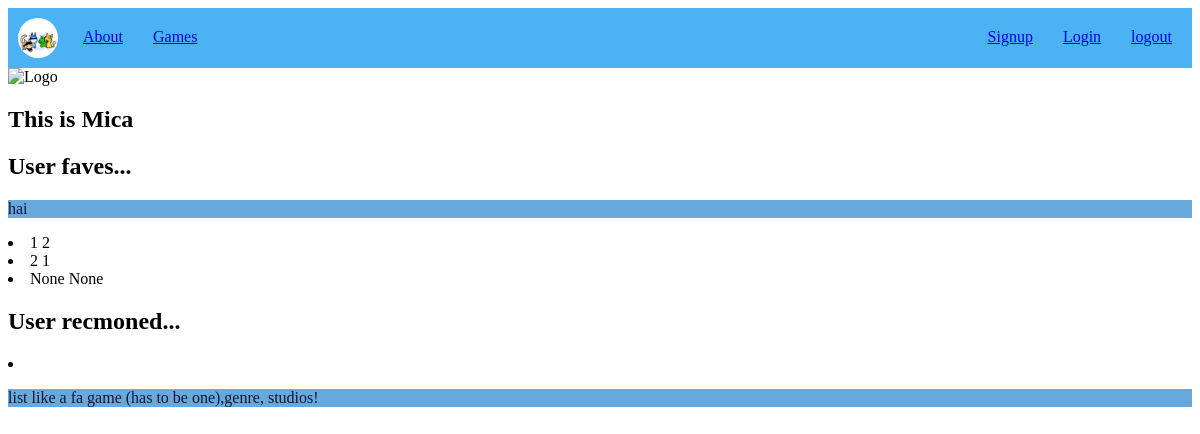
Page /User/1 on the committed database.
### tables this page shows
CREATE TABLE "User" (
	"user_id"	INTEGER NOT NULL UNIQUE,
	"Username"	TEXT NOT NULL UNIQUE,
	"Password"	TEXT NOT NULL UNIQUE,
	PRIMARY KEY("user_id" AUTOINCREMENT)
);

CREATE TABLE "Faves" (
	"user_id"	INTEGER,
	"game"	INTEGER
);

### app.py (the view)
@app.route( '/User/<int:user_id>' )
def User_list(user_id):
    sql = f"SELECT * FROM User WHERE user_id = {user_id}"
    gamefav = query_db("SELECT * FROM Faves RIGHT JOIN User ON Faves.user_id = User.user_id;")
    User = query_db(sql, one=True)
    if User == None:
        exit(404)
    return render_template('simple_User.html', User=User, gamefav=gamefav)#give the data a templagte or like looks

### app.py (called while the page is built)
def query_db(sql,args=(),one=False):
    db = sqlite3.connect(DATABASE)
    cursor = db.cursor()
    cursor.execute(sql, args)
    results = cursor.fetchall()
    db.commit()
    db.close()
    return (results[0] if results else None) if one else results

### templates/simple_user.html
{% extends 'base.html' %}
{% block content%}
<body>
    <section>
        <div>
            <img src="{{ url_for('static', filename='images/logo.png') }}" alt="Logo" width="100" height="100">
        </div>
        <div>
            <h1> This is {{ User[1] }}</h1>
        </div>
    </section>
    <section class="stuids">
        <div class="Fave">
            <h1> User faves...</h1>
            <p>hai</p>
            {% for Faves in gamefav %}
                <li>
                    {{ Faves[1]}}
                    {{ Faves[0]}}
                </li>
            {% endfor %}
        </div>
        <div class="Rem">
            <h1> User recmoned...</h1>
            <div>
                <li>
                    <p>list like a fa game (has to be one),genre, studios!</p>
                </li>
            </div>
        </div>
    </section>
</body>
{% endblock %}

### static/style.css (style rules this page uses)
p { background-color: #67a8dd; color: #101637; }

### rows in the picture
User: Username "Mica"
Faves: game "1", user "2"
Faves: game "2", user "1"
User: Faves "None"
